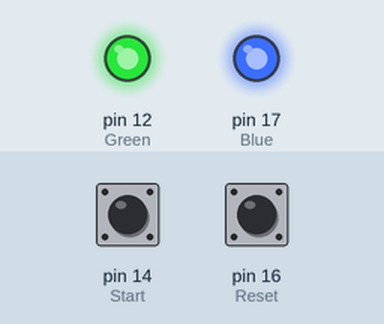
Bench run of a sketch on a simulated Arduino Uno, built with avr-gcc and run on an emulated ATmega328P. Parts: output pins drawn as LEDs (lit = HIGH). The test bench sets the inputs (shaded band); at power-on: pin 14 (Start) HIGH, pin 16 (Reset) HIGH.

Above: at 1.2 s.
1.3 s: pin 14 (Start) pulled LOW for 0.15 s
At 2.7 s:
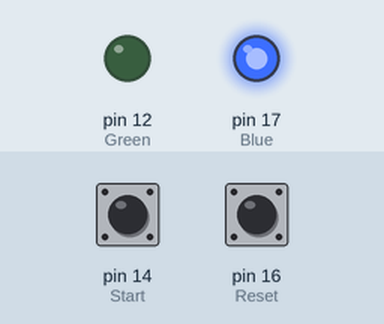
3.0 s: pin 14 (Start) pulled LOW for 1 s
At 4.6 s:
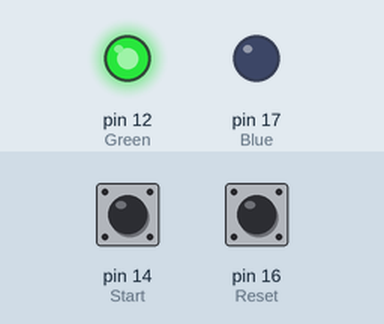
5.5 s: pin 14 (Start) pulled LOW for 3.2 s
At 9.4 s:
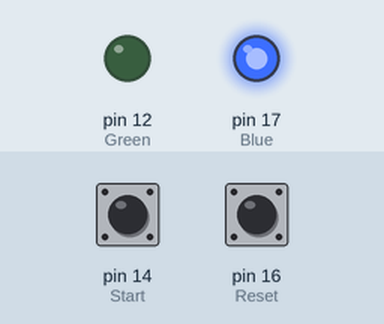
10.2 s: pin 16 (Reset) pulled LOW for 0.15 s
At 10.5 s:
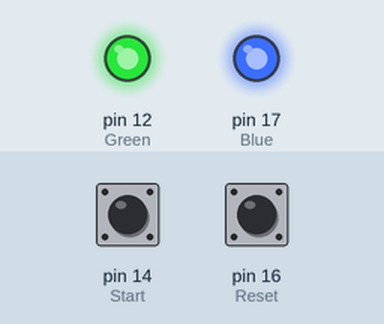
Timing chart, 0 to 12.8 s (numbered marks = the images above; inputs shaded):
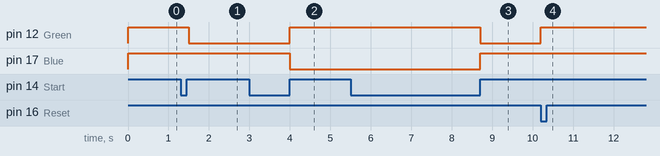

Measured:
- after the input at 1.3 s, pin 12 (Green): HIGH → LOW after 0.20 s
- after the input at 3.0 s, pin 12 (Green): LOW → HIGH after 1.0 s; pin 17 (Blue): HIGH → LOW after 1.0 s
- after the input at 5.5 s, pin 12 (Green): HIGH → LOW after 3.2 s; pin 17 (Blue): LOW → HIGH after 3.2 s
- after the input at 10.2 s, pin 12 (Green): LOW → HIGH at once

The sketch:

Blink_putButton.ino
```cpp
#include <Arduino.h>
#define Blue 17
#define Green 12
#define Reset 16
#define Start 14
int led_status = 0;


void setup() {
  // put your setup code here, to run once:
  pinMode(Blue, OUTPUT);
  pinMode(Green, OUTPUT);
  pinMode(Reset, INPUT_PULLUP);
  pinMode(Start, INPUT_PULLUP);
}

void loop() {
  // put your main code here, to run repeatedly:
  if(digitalRead(Reset) == LOW && led_status != 0){

    led_status = 0;
  }

  if(digitalRead(Start) == LOW && digitalRead(Reset) == HIGH ){
    delay(100);

    if(digitalRead(Start) == LOW && digitalRead(Reset) == HIGH ){
      if (led_status == 1){
        led_status = 2;
      }
      else {
        led_status = 1;
        delay(100);
      }
      while (digitalRead(Start) == LOW) {
        delay(10);
      }

    }
  }

  if(led_status==0){
    digitalWrite(Green, HIGH);
    digitalWrite(Blue, HIGH);
  }

  if(led_status==1){
    digitalWrite(Green, LOW);
    digitalWrite(Blue, HIGH);
  }
  if(led_status==2){
    digitalWrite(Green, HIGH);
    digitalWrite(Blue, LOW);

  }
}
```
